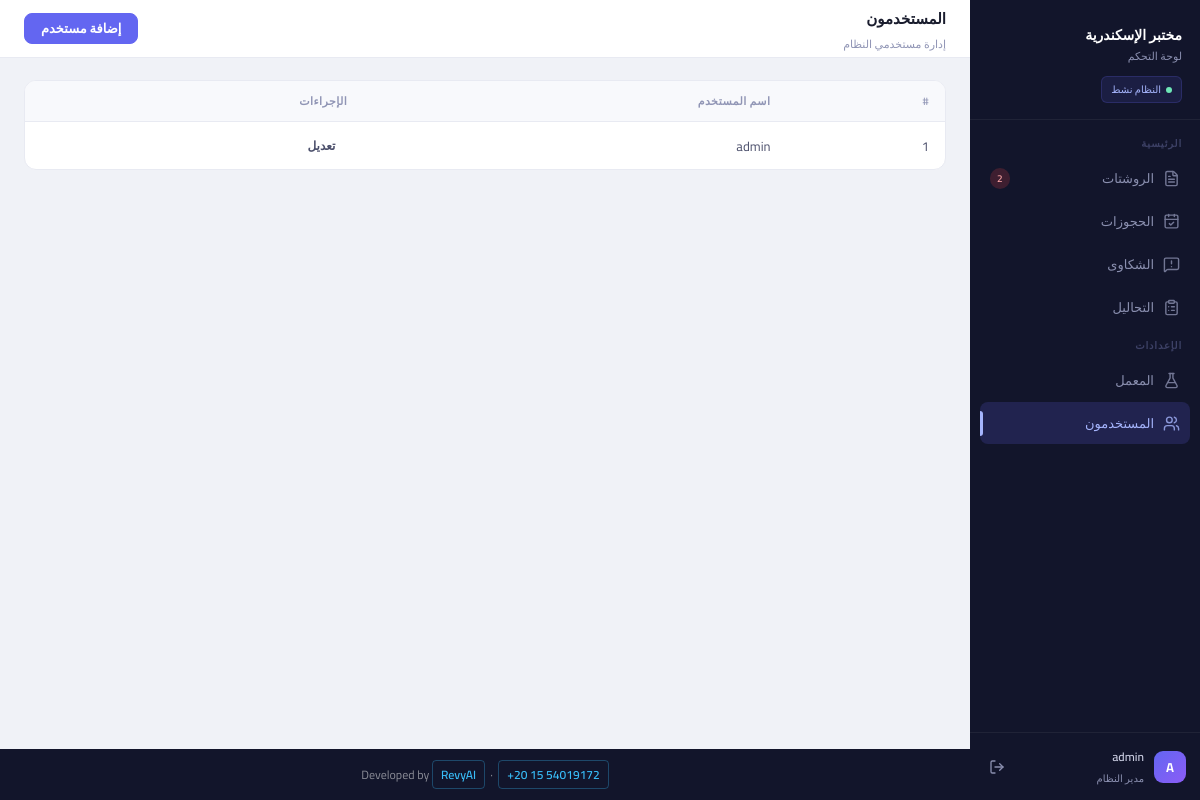
The app's page /users (signed in) with its own data.
### models/models.py (models this page shows)
class User(db.Model, UserMixin):
    __tablename__ = "users"
    id = db.Column(db.Integer, primary_key=True)
    username = db.Column(db.String(50), unique=True, nullable=False)
    password = db.Column(db.String(50), nullable=False)

### app.py (the view)
@app.route('/users')
@login_required
def users():
    all_users = UserService.get_all_users()
    return render_template('users.html', users=all_users)

### app.py (called while the page is built)
@login_manager.user_loader
def load_user(user_id):
    return db.session.get(User, int(user_id))

@app.context_processor
def inject_globals():
    from models.models import Inquiry, Status
    try:
        pending_count = Inquiry.query.filter_by(status=Status.PENDING).count()
    except Exception:
        pending_count = 0
    return dict(pending_inquiries_count=pending_count)

### software_services/user_services.py (called while the page is built)
    @staticmethod
    def get_all_users():
        users = User.query.all()
        return users

### templates/users.html (shortened to what this page needs)
{% extends "base.html" %}
{% block topbar_title %}
المستخدمون
{% endblock %}
{% block topbar_sub %}
إدارة مستخدمي النظام
{% endblock %}
{% block topbar_actions %}
<a href="{{ url_for('create_user') }}" class="btn btn-primary">
    إضافة مستخدم
</a>
{% endblock %}
{% block content %}
<div class="card">
    <table class="table">
        <thead>
            <tr>
                <th>#</th>
                <th>اسم المستخدم</th>
                <th>الإجراءات</th>
            </tr>
        </thead>
        <tbody>
        {% for user in users %}
        <tr>
            <td>{{ user.id }}</td>
            <td>{{ user.username }}</td>
            <td>
                <a href="{{ url_for('edit_user', user_id=user.id) }}"
                   class="btn btn-sm btn-warning">
                    تعديل
                </a>
            </td>
        </tr>
        {% else %}
        <tr>
            <td colspan="3" style="text-align:center;">
                لا يوجد مستخدمون
            </td>
        </tr>
        {% endfor %}
        </tbody>
    </table>
</div>
{% endblock %}

### templates/base.html (shortened to what this page needs)
<!DOCTYPE html>
<html lang="ar" dir="rtl">
<head>
  <link rel="stylesheet" href="{{ url_for('static', filename='css/style.css') }}">
</head>
<body>
<aside class="sidebar" id="sidebar">
  <div class="sidebar-logo">
    <div class="lab-name">مختبر الإسكندرية</div>
    <div class="lab-sub">لوحة التحكم</div>
    <div class="sidebar-status">النظام نشط</div>
  </div>
  <div class="nav-section">
    <p class="nav-section-label">الرئيسية</p>
    <a href="{{ url_for('list_inquiries') }}"
       class="nav-item {% if request.endpoint == 'list_inquiries' %}active{% endif %}">
      <i data-lucide="file-text" class="nav-icon"></i>
      الروشتات
      {% if pending_inquiries_count and pending_inquiries_count > 0 %}
      <span class="nav-badge">{{ pending_inquiries_count }}</span>
      {% endif %}
    </a>
    <a href="{{ url_for('list_bookings') }}"
       class="nav-item {% if request.endpoint == 'list_bookings' %}active{% endif %}">
      <i data-lucide="calendar-check" class="nav-icon"></i>
      الحجوزات
    </a>
    <a href="{{ url_for('list_complaints') }}"
       class="nav-item {% if request.endpoint == 'list_complaints' %}active{% endif %}">
      <i data-lucide="message-square-warning" class="nav-icon"></i>
      الشكاوى
    </a>
    <a href="{{ url_for('list_services') }}"
       class="nav-item {% if request.endpoint in ['list_services','create_service','edit_service'] %}active{% endif %}">
      <i data-lucide="clipboard-list" class="nav-icon"></i>
      التحاليل
    </a>
    <p class="nav-section-label">الإعدادات</p>
    <a href="{{ url_for('laboratory_settings') }}"
       class="nav-item {% if request.endpoint == 'laboratory_settings' %}active{% endif %}">
      <i data-lucide="flask-conical" class="nav-icon"></i>
      المعمل
    </a>
    <a href="{{ url_for('users') }}"
       class="nav-item {% if request.endpoint in ['users','create_user','edit_user'] %}active{% endif %}">
      <i data-lucide="users" class="nav-icon"></i>
      المستخدمون
    </a>
  </div>
  <div class="sidebar-footer">
    <div class="sidebar-user">
      <div class="avatar">{{ current_user.username[0]|upper }}</div>
      <div class="user-info">
        <div class="user-name">{{ current_user.username }}</div>
        <div class="user-role">مدير النظام</div>
      </div>
      <a href="{{ url_for('logout') }}" class="logout-btn" title="تسجيل الخروج">
        <i data-lucide="log-out" style="width:16px;height:16px;"></i>
      </a>
    </div>
  </div>
</aside>
<div class="main-wrapper">
  <div class="topbar">
    <div class="topbar-left">
      <div class="topbar-title">{% block topbar_title %}{% endblock %}</div>
      <div class="topbar-sub">{% block topbar_sub %}{% endblock %}</div>
    </div>
    <div class="topbar-actions">
      {% block topbar_actions %}{% endblock %}
    </div>
  </div>
  <main class="main-content">
    {% block content %}{% endblock %}
  </main>
  <div class="site-footer">
    Developed by
    <a href="https://revyai.tech" target="_blank">RevyAI</a>
    &nbsp;·&nbsp;
    <a href="https://wa.me/201554019172" target="_blank">+20 15 54019172</a>
  </div>
</div>
</body>
</html>

### records on screen
User: username "A", username "admin", id "1"

### other values on screen
{{ pending_inquiries_count }} "2"
